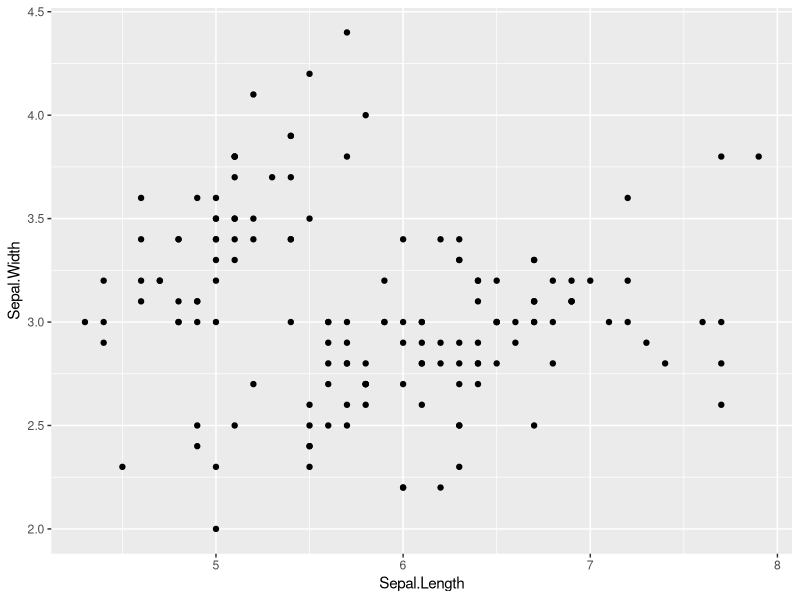
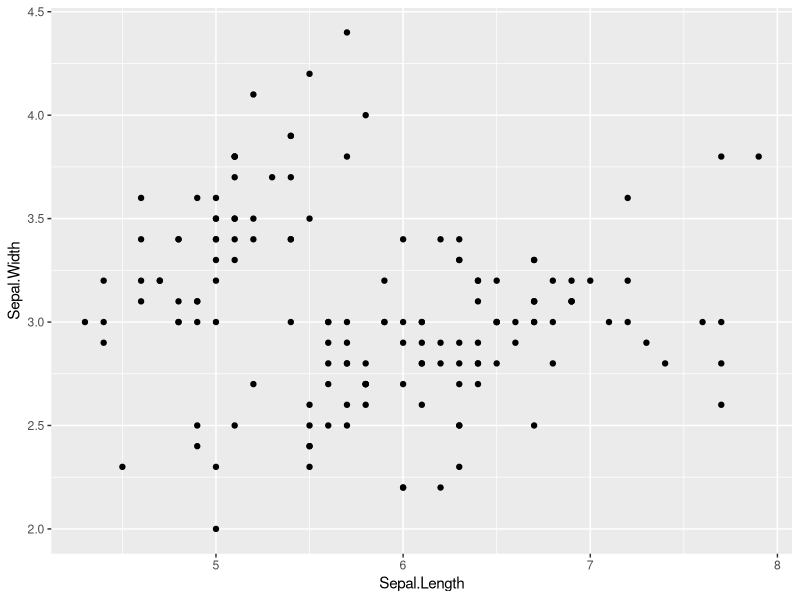
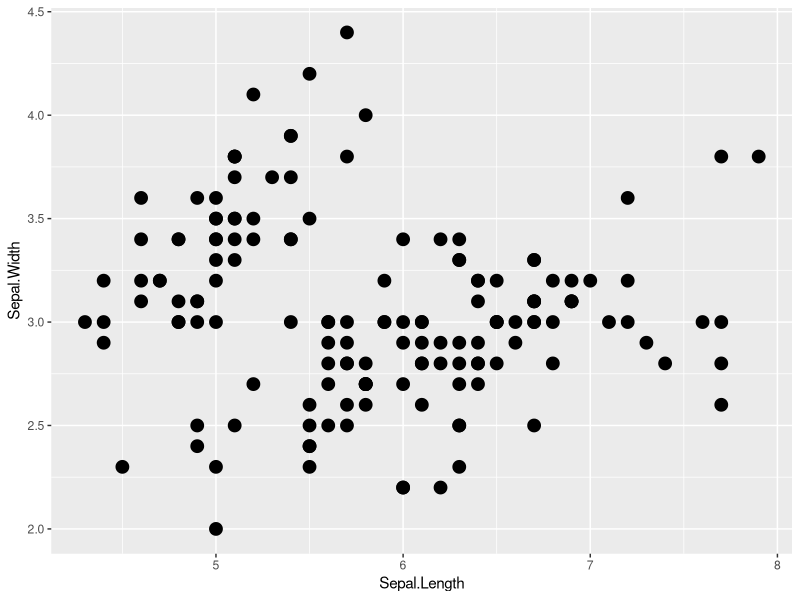

The R source for these figures, in order:
# https://github.com/naupaka/esa_data_viz_2014
# GGplot2 workshop for data viz
# Naupaka Zimmerman and Andrew Tredennick
# 10 aug 2014
# abbreviated my notes from ESA_ggplot2_20140810.R to
# learn more about using github



# must be a data.frame
data(iris)
head(iris)
library(plyr)
library(reshape2)
df<-melt(iris, id.vars="Species") #go from wide to long
head(df)
tail(df)
df2<-melt(iris, id.vars="Species", "Sepal.Length") #go from wide to long
head(df2)
dcast(df2, Species ~variable, mean) # averages for all variables

library(ggplot2)
#ggplot creates a graphing object when you call ggplot - it's a plotting object
#that gets stored, not like the way base R graphics work
myplot<-ggplot(data=iris, aes(x=Sepal.Length, y=Sepal.Width))
summary(myplot)
#now can add points
myplot+geom_point()

#or done this way works too
myplot<-ggplot(data=iris, aes(x=Sepal.Length, y=Sepal.Width)) + geom_point()
myplot

#change points
myplot<-ggplot(data=iris, aes(x=Sepal.Length, y=Sepal.Width)) + geom_point(size=4)
myplot

